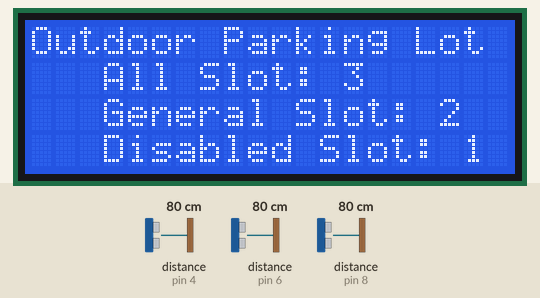
The sketch below on a simulated Arduino Uno, built with avr-gcc and run on an emulated ATmega328P. On the bench: 20×4 character LCD. Wiring (inferred from the names in the program): 3 × ultrasonic range finder: trigger pin 5, echo pin 4 / trigger pin 7, echo pin 6 / trigger pin 9, echo pin 8. The inputs (shaded band) are chosen by the test bench; at power-on: distance to the obstacle (sensors on pin 4, pin 6, pin 8) 80 cm. The echo pulse lasts 58.3 µs per cm; what the sketch prints to the serial monitor is not drawn.

Above: at 1.2 s.
1.3 s: distance to the obstacle (sensor on pin 4) set to 2 cm
At 6.4 s:
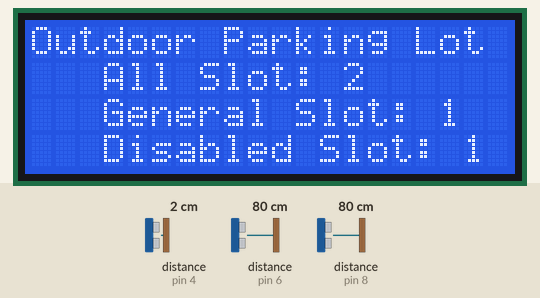
7.3 s: distance to the obstacle (sensor on pin 6) set to 12 cm
12.5 s: distance to the obstacle (sensor on pin 6) set to 9 cm
At 17.6 s:
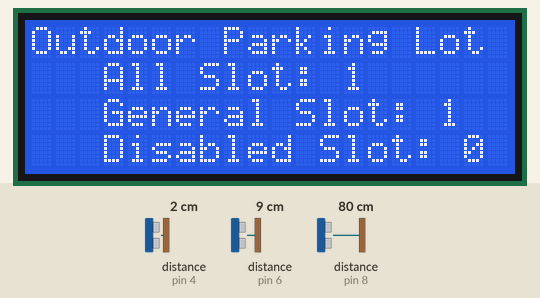
18.3 s: distance to the obstacle (sensor on pin 8) set to 2 cm
At 23.4 s:
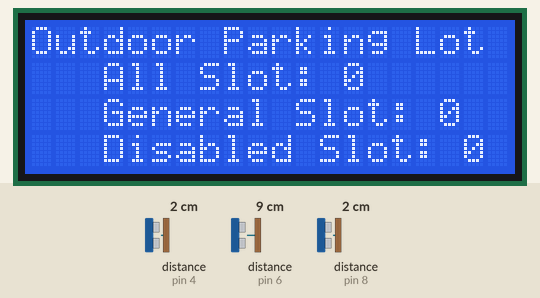
23.7 s: distance to the obstacle (sensor on pin 6) set to 18 cm
At 28.2 s:
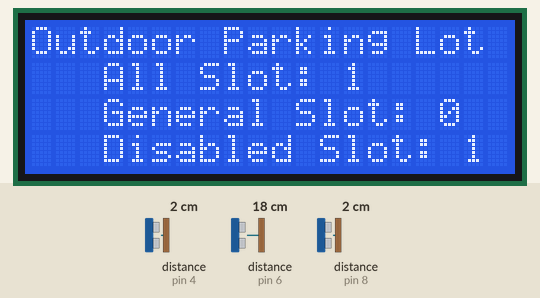
Timing chart, 0 to 29.7 s (numbered marks = the images above; inputs shaded):
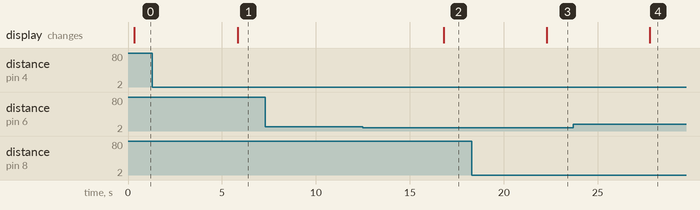

The sketch:

OutdoorParkingLot.ino
```cpp
//lcd 제어
#include <LiquidCrystal_I2C.h>
LiquidCrystal_I2C lcd(0x27, 20, 4);

//블루투스 통신 제어
#include <SoftwareSerial.h>
int RX=12;
int TX=13;
SoftwareSerial bluetooth(RX,TX);

//주차장 초음파 센서
#define echoPin1 4
#define trigPin1 5
#define echoPin2 8
#define trigPin2 9
#define echoPin3 6
#define trigPin3 7

long duration1, distance1;
long duration2, distance2;
long duration3, distance3;

int all_count=0;
int disabled_count=0;
int general_count=0;

// allSlot = 전체 잔여자리, generalSlot = 일반 잔여자리, disabledSlot = 장애인주차구역 잔여자리
int allSlot = 0;
int generalSlot = 0;
int disabledSlot = 0;

void setup() {
Serial.begin (9600);
bluetooth.begin(9600);

//주차장 센서 설정
pinMode(trigPin1, OUTPUT);
pinMode(echoPin1, INPUT);
pinMode(trigPin2, OUTPUT);
pinMode(echoPin2, INPUT);
pinMode(trigPin3, OUTPUT);
pinMode(echoPin3, INPUT);

//lcd 초기 설정
lcd.init();
lcd.backlight();
}

void loop() {

//블루투스 통신 모듈
if(bluetooth.available()){
  Serial.write(bluetooth.read());
}
if (Serial.available()){
  bluetooth.write(Serial.read());
}

//주차장 초음파 센서 제어
digitalWrite(trigPin1, LOW);
delayMicroseconds(2);
digitalWrite(trigPin1, HIGH);
delayMicroseconds(10);
digitalWrite(trigPin1, LOW);
duration1 = pulseIn(echoPin1, HIGH);

digitalWrite(trigPin2, LOW);
delayMicroseconds(2);
digitalWrite(trigPin2, HIGH);
delayMicroseconds(10);
digitalWrite(trigPin2, LOW);
duration2 = pulseIn(echoPin2, HIGH);

digitalWrite(trigPin3, LOW);
delayMicroseconds(2);
digitalWrite(trigPin3, HIGH);
delayMicroseconds(10);
digitalWrite(trigPin3, LOW);
duration3 = pulseIn(echoPin3, HIGH);

// 거리 계산
distance1 = duration1 / 58.2;
if(distance1 < 10)
  distance1 = 1;
else distance1 = 0;

distance2 = duration2 / 58.2;
if(distance2 < 10)
  distance2 = 1;
else distance2 = 0;

distance3 = duration3 / 58.2;
if(distance3 < 10)
  distance3 = 1;
else distance3 = 0;

all_count = distance1 + distance2 + distance3;
general_count = distance1 + distance2;
disabled_count = distance3;

// allSlot(전체 잔여자리) = total slot - total car
allSlot = 3 - all_count;

// disabledSlot(장애인주차구역 잔여자리)
disabledSlot = 1 - disabled_count;

// generalSlot(일반 잔여자리)
generalSlot = 2 - general_count;

//아두이노 시리얼 모니터에 잔여자리 표시
Serial.print("전체 잔여:");
Serial.print(allSlot);
Serial.println("자리");

Serial.print("일반 잔여:");
Serial.print(generalSlot);
Serial.println("자리");

Serial.print("장애인 주차 구역 잔여:");
Serial.print(disabledSlot);
Serial.println("자리");

if(distance1==1){Serial.println("1번 자리:주차 중 ");}
     else{Serial.println("1번 자리:비어있음");}

if(distance2==1){Serial.println("2번 자리:주차 중 ");}
     else{Serial.println("2번 자리:비어있음");}

if(distance3==1){Serial.println("3번 자리:주차 중 (*장애인 주차 구역)");}
     else{Serial.println("3번 자리:비어있음 (*장애인 주차 구역)");}
Serial.println("");

//lcd로 주차 자리 표시
lcd.begin(20, 4);
lcd.setCursor (0,0);
lcd.print("Outdoor Parking Lot");
lcd.setCursor (0,1);
lcd.print("   All Slot: ");
lcd.print(allSlot);
lcd.setCursor (0,2);
lcd.print("   General Slot: ");
lcd.print(generalSlot);
lcd.setCursor (0,3);
lcd.print("   Disabled Slot: ");
lcd.print(disabledSlot);

//블루투스 통신으로 앱에 주차 자리 표시
bluetooth.print("전체 잔여 자리: ");
bluetooth.println(allSlot);
bluetooth.println("");

bluetooth.print("일반 잔여 자리: ");
bluetooth.println(generalSlot);
bluetooth.println("");

bluetooth.print("장애인 주차 구역 잔여 자리: ");
bluetooth.println(disabledSlot);
bluetooth.println("");
bluetooth.println("");

if(distance1==1){bluetooth.println("1번 자리:주차 중 ");}
     else{bluetooth.println("1번 자리:비어있음");}
bluetooth.println("");

if(distance2==1){bluetooth.println("2번 자리:주차 중 ");}
     else{bluetooth.println("2번 자리:비어있음");}
bluetooth.println("");

if(distance3==1){bluetooth.println("3번 자리:주차 중 (*장애인 주차 구역)");}
     else{bluetooth.println("3번 자리:비어있음 (*장애인 주차 구역)");}
bluetooth.println("");

//지연 및 초기화
delay(5000);
allSlot = 0;
disabledSlot = 0;
generalSlot = 0;
distance1 = 0;
distance2 = 0;
distance3 = 0;
}
```

Measured:
- after the input at 1.3 s, the display: changes after 4.5 s (image 1)
- after the input at 7.3 s, every drawn part: stays the same
- after the input at 12.5 s, the display: changes after 4.3 s (image 2)
- after the input at 18.3 s, the display: changes after 4.0 s (image 3)
- after the input at 23.7 s, the display: changes after 4.1 s (image 4)
